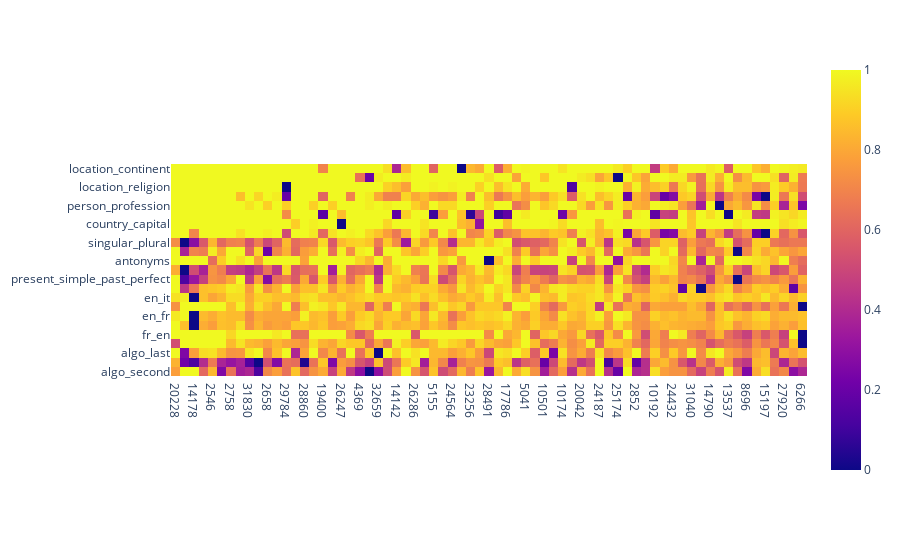

The notebook cell this image was saved under:
### Code cell
import plotly.express as px
import pandas as pd
import numpy as np

normalized_losses = {}

drop_features = []
drop_ids = [features.index(feature) for feature in drop_features]

features_dropped = [feature for feature in features if feature not in drop_features]

for task_name, losses in task_losses_positive.items():
    base_loss = losses[1]
    losses = losses[0]
    losses = np.array(losses)
    losses = np.delete(losses, drop_ids)

    losses = np.minimum(losses, base_loss)

    losses = (losses - base_loss) / base_loss
    
    max_loss = np.max(losses)
    min_loss = np.min(losses)

    losses = (losses - min_loss) / (max_loss - min_loss)
    
    # mean_loss = np.mean(losses - base_loss)

    # base_acc = losses[1][1]

    # accs = [base_acc - loss[1] for loss in losses[0]]
    normalized_losses[task_name] = losses


heatmap = np.zeros((len(task_names), len(features_dropped)))

for i, task_name in enumerate(task_names):
    for j, feature in enumerate(features_dropped):
        heatmap[i, j] = normalized_losses[task_name][j]

# heatmap /= np.mean(heatmap, axis=0, keepdims=True)



# heatmap = np.where(heatmap > 0, np.log(heatmap), -10)
# heatmap[np.isnan(heatmap)] = np.min(heatmap[np.isfinite(heatmap)])
# heatmap[np.isinf(heatmap)] = np.max(heatmap[np.isfinite(heatmap)])

# heatmap = np.clip(heatmap, -5, 5)

avg_heatmap = np.sum(heatmap != 1, axis=0)

sorted_idx = np.argsort(avg_heatmap)

heatmap = heatmap[:, sorted_idx]


fig = px.imshow(heatmap, x=[str(features_dropped[x]) for x in sorted_idx], y=task_names)

fig.show()

### Figure 1 — Plotly figure (JSON) as saved in the notebook; plotly's stock layout.template omitted (floating-point values rounded to 4 significant figures; data arrays with more than 128 entries replaced by an {"elided": "..."} marker saying what was removed)
{"data": [{"coloraxis": "coloraxis", "hovertemplate": "x: %{x}<br>y: %{y}<br>color: %{z}<extra></extra>", "name": "0", "type": "heatmap", "x": ["20228", "10939", "14178", "16068", "2546", "6871", "2758", "4063", "31830", "23580", "2658", "23640", "29784", "23618", "28860", "19509", "19400", "29194", "26247", "26887", "4369", "29843", "32659", "7632", "14142", "1397", "26286", "28024", "5155", "18797", "24564", "8585", "23256", "29838", "28491", "12283", "17786", "16425", "5041", "13589", "10501", "29727", "10174", "32354", "20042", "13247", "24187", "31550", "25174", "31580", "2852", "8409", "10192", "19405", "24432", "12982", "31040", "1509", "14790", "3299", "13537", "25317", "8696", "1615", "15197", "32424", "27920", "25293", "6266"], "xaxis": "x", "y": ["location_continent", "football_player_position", "location_religion", "location_language", "person_profession", "location_country", "country_capital", "person_language", "singular_plural", "present_simple_past_simple", "antonyms", "plural_singular", "present_simple_past_perfect", "present_simple_gerund", "en_it", "it_en", "en_fr", "en_es", "fr_en", "es_en", "algo_last", "algo_first", "algo_second"], "yaxis": "y", "z": {"elided": "23x69 float values"}}], "layout": {"coloraxis": {"colorscale": [[0, "#0d0887"], [0.1111, "#46039f"], [0.2222, "#7201a8"], [0.3333, "#9c179e"], [0.4444, "#bd3786"], [0.5556, "#d8576b"], [0.6667, "#ed7953"], [0.7778, "#fb9f3a"], [0.8889, "#fdca26"], [1, "#f0f921"]]}, "margin": {"t": 60}, "xaxis": {"anchor": "y", "constrain": "domain", "domain": [0, 1], "scaleanchor": "y"}, "yaxis": {"anchor": "x", "autorange": "reversed", "constrain": "domain", "domain": [0, 1]}}}
